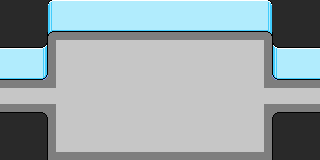

Below is a game level as drawn by its tile map, then a one-line description and the .tmx file that defines it, in full:
An orthogonal 20x10 tile map with 16x16 px tiles, 4 tile layers (Tile Layer 1, Tile Layer 2, Tile Layer 3, Tile Layer 4).

<map version="1.4" tiledversion="1.4.2" orientation="orthogonal" renderorder="right-down" width="20" height="10" tilewidth="16" tileheight="16" infinite="0" nextlayerid="5" nextobjectid="1">
 <tileset firstgid="1" source="lab.tsx" />
 <layer id="1" name="Tile Layer 1" width="20" height="10">
  <data encoding="csv">
71,71,102,102,102,102,102,102,102,102,102,102,102,102,102,102,102,102,102,103,
81,101,102,102,102,102,102,102,102,102,102,102,102,102,102,102,102,102,103,113,
101,102,102,101,102,102,102,102,102,102,102,102,102,102,102,102,103,102,102,103,
111,112,112,111,112,112,112,112,112,112,112,112,112,112,112,112,113,112,112,113,
111,112,116,111,112,112,112,112,112,112,112,112,112,112,112,112,113,116,112,113,
102,102,102,127,112,112,112,112,112,112,112,112,112,112,112,112,125,102,102,102,
122,122,122,107,112,112,112,112,112,112,112,112,112,112,112,112,105,122,122,122,
111,112,103,111,112,112,112,112,112,112,112,112,112,112,112,112,113,116,112,113,
111,112,112,111,112,112,112,112,112,112,112,112,112,112,112,112,113,112,112,113,
121,122,122,121,122,122,122,122,122,122,122,122,122,122,122,122,123,122,122,123
</data>
 </layer>
 <layer id="2" name="Tile Layer 2" width="20" height="10">
  <data encoding="csv">
22,22,22,71,42,42,42,42,42,42,42,42,42,42,42,42,72,22,22,22,
22,22,22,81,52,52,52,52,52,52,52,52,52,52,52,52,82,22,22,22,
32,32,33,91,0,0,0,0,0,0,0,0,0,0,0,0,92,31,32,32,
42,42,43,0,0,0,0,0,0,0,0,0,0,0,0,0,0,41,42,42,
52,52,53,0,0,0,0,0,0,0,0,0,0,0,0,0,0,51,52,52,
0,0,0,0,0,0,0,0,0,0,0,0,0,0,0,0,0,0,0,0,
0,0,0,0,0,0,0,0,0,0,0,0,0,0,0,0,0,0,0,0,
12,12,13,0,0,0,0,0,0,0,0,0,0,0,0,0,0,11,12,12,
22,22,23,0,0,0,0,0,0,0,0,0,0,0,0,0,0,21,22,22,
22,22,23,0,0,0,0,0,0,0,0,0,0,0,0,0,0,21,22,22
</data>
 </layer>
 <layer id="3" name="Tile Layer 3" width="20" height="10">
  <data encoding="csv">
0,0,0,0,0,0,0,0,0,0,0,0,0,0,0,0,0,0,0,0,
0,0,0,0,0,0,0,0,0,0,0,0,0,0,0,0,0,0,0,0,
0,0,0,0,0,0,0,0,0,0,0,0,0,0,0,0,0,0,0,0,
0,0,0,0,0,0,0,0,0,0,0,0,0,0,0,0,0,0,0,0,
0,0,0,0,0,0,0,0,0,0,0,0,0,0,0,0,0,0,0,0,
0,0,0,0,0,0,0,0,0,0,0,0,0,0,0,0,0,0,0,0,
0,0,0,0,0,0,0,0,0,0,0,0,0,0,0,0,0,0,0,0,
0,0,0,0,0,0,0,0,0,0,0,0,0,0,0,0,0,0,0,0,
0,0,0,0,0,0,0,0,0,0,0,0,0,0,0,0,0,0,0,0,
0,0,0,0,0,0,0,0,0,0,0,0,0,0,0,0,0,0,0,0
</data>
 </layer>
 <layer id="4" name="Tile Layer 4" width="20" height="10">
  <data encoding="csv">
0,0,0,0,0,0,0,0,0,0,0,0,0,0,0,0,0,0,0,0,
0,0,0,0,0,0,0,0,0,0,0,0,0,0,0,0,0,0,0,0,
0,0,0,0,0,0,0,0,0,0,0,0,0,0,0,0,0,0,0,0,
0,0,0,0,0,0,0,0,0,0,0,0,0,0,0,0,0,0,0,0,
0,0,0,0,0,0,0,0,0,0,0,0,0,0,0,0,0,0,0,0,
0,0,0,0,0,0,0,0,0,0,0,0,0,0,0,0,0,0,0,0,
0,0,0,0,0,0,0,0,0,0,0,0,0,0,0,0,0,0,0,0,
0,0,0,0,0,0,0,0,0,0,0,0,0,0,0,0,0,0,0,0,
0,0,0,0,0,0,0,0,0,0,0,0,0,0,0,0,0,0,0,0,
0,0,0,0,0,0,0,0,0,0,0,0,0,0,0,0,0,0,0,0
</data>
 </layer>
</map>
